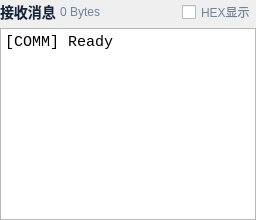
                  <widget class="QFrame" name="commRecvFrame">
                   <property name="frameShape">
                    <enum>QFrame::Shape::NoFrame</enum>
                   </property>
                   <layout class="QVBoxLayout" name="commRecvVLayout">
                    <property name="spacing">
                     <number>4</number>
                    </property>
                    <property name="leftMargin">
                     <number>0</number>
                    </property>
                    <property name="topMargin">
                     <number>0</number>
                    </property>
                    <property name="rightMargin">
                     <number>0</number>
                    </property>
                    <property name="bottomMargin">
                     <number>0</number>
                    </property>
                    <item>
                     <layout class="QHBoxLayout" name="recvHeaderHLayout">
                      <item>
                       <widget class="QLabel" name="recvLabel">
                        <property name="styleSheet">
                         <string notr="true">font-size: 14px; font-weight: 600; color: #12263f;</string>
                        </property>
                        <property name="text">
                         <string>接收消息</string>
                        </property>
                       </widget>
                      </item>
                      <item>
                       <widget class="QLabel" name="recvCountLabel">
                        <property name="styleSheet">
                         <string notr="true">font-size: 12px; color: #70849a;</string>
                        </property>
                        <property name="text">
                         <string>0 Bytes</string>
                        </property>
                       </widget>
                      </item>
                      <item>
                       <spacer name="recvHeaderSpacer">
                        <property name="orientation">
                         <enum>Qt::Orientation::Horizontal</enum>
                        </property>
                        <property name="sizeHint" stdset="0">
                         <size>
                          <width>40</width>
                          <height>20</height>
                         </size>
                        </property>
                       </spacer>
                      </item>
                      <item>
                       <widget class="QCheckBox" name="hexDisplayCheckBox">
                        <property name="styleSheet">
                         <string notr="true">color: #70849a; font-size: 12px;</string>
                        </property>
                        <property name="text">
                         <string>HEX显示</string>
                        </property>
                       </widget>
                      </item>
                     </layout>
                    </item>
                    <item>
                     <widget class="QPlainTextEdit" name="toolConsoleEdit">
                      <property name="font">
                       <font>
                        <family>Consolas</family>
                        <pointsize>11</pointsize>
                       </font>
                      </property>
                      <property name="lineWrapMode">
                       <enum>QPlainTextEdit::LineWrapMode::NoWrap</enum>
                      </property>
                      <property name="readOnly">
                       <bool>true</bool>
                      </property>
                      <property name="plainText">
                       <string>[COMM] Ready</string>
                      </property>
                     </widget>
                    </item>
                   </layout>
                  </widget>
